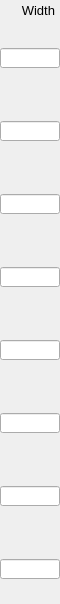
    <widget class="PyDMFrame" name="composite_3">
      <property name="geometry">
        <rect>
          <x>790</x>
          <y>61</y>
          <width>60</width>
          <height>604</height>
        </rect>
      </property>
      <widget class="QLabel" name="text_21">
        <property name="geometry">
          <rect>
            <x>5</x>
            <y>0</y>
            <width>50</width>
            <height>20</height>
          </rect>
        </property>
        <property name="text">
          <string>Width</string>
        </property>
        <property name="font" stdset="0">
          <font>
            <pointsize>10</pointsize>
          </font>
        </property>
        <property name="brush" stdset="0">
          <brush brushstyle="SolidPattern">
            <color alpha="255">
              <red>0</red>
              <green>0</green>
              <blue>0</blue>
            </color>
          </brush>
        </property>
        <property name="toolTip">
          <string>text_21</string>
        </property>
        <property name="alignment">
          <set>Qt::AlignRight|Qt::AlignTrailing|Qt::AlignVCenter</set>
        </property>
        <property name="styleSheet">
          <string notr="true">QLabel#text_21 {
  color: rgb(0, 0, 0);
  }</string>
        </property>
      </widget>
      <widget class="PyDMSlider" name="valuator_24">
        <property name="geometry">
          <rect>
            <x>0</x>
            <y>73</y>
            <width>60</width>
            <height>20</height>
          </rect>
        </property>
        <property name="channel" stdset="0">
          <string>ca://${P}${O1}WidthX</string>
        </property>
        <property name="toolTip">
          <string>${P}${O1}WidthX</string>
        </property>
        <property name="orientation" stdset="0">
          <string>Qt::Horizontal</string>
        </property>
        <property name="showLimitLabels" stdset="0">
          <bool>true</bool>
        </property>
        <property name="showValueLabel" stdset="0">
          <bool>false</bool>
        </property>
        <property name="showUnits" stdset="0">
          <bool>false</bool>
        </property>
        <property name="tickPosition" stdset="0">
          <enum>QSlider::NoTicks</enum>
        </property>
        <property name="precision" stdset="0">
          <number>1</number>
        </property>
        <property name="styleSheet">
          <string notr="true">PyDMSlider#valuator_24 {
  color: rgb(0, 0, 0);
  background-color: rgb(115, 223, 255);
  }</string>
        </property>
      </widget>
      <widget class="PyDMLineEdit" name="text_entry_56">
        <property name="geometry">
          <rect>
            <x>0</x>
            <y>48</y>
            <width>60</width>
            <height>20</height>
          </rect>
        </property>
        <property name="channel" stdset="0">
          <string>ca://${P}${O1}WidthX</string>
        </property>
        <property name="toolTip">
          <string>${P}${O1}WidthX</string>
        </property>
        <property name="font" stdset="0">
          <font>
            <pointsize>10</pointsize>
          </font>
        </property>
        <property name="styleSheet">
          <string notr="true">PyDMLineEdit#text_entry_56 {
  color: rgb(0, 0, 0);
  background-color: rgb(115, 223, 255);
  border: 1px solid black;
  margin: 0px;
  padding: 0px;
  spacing: 0px;
  }</string>
        </property>
      </widget>
      <widget class="PyDMLabel" name="text_update_80">
        <property name="geometry">
          <rect>
            <x>0</x>
            <y>25</y>
            <width>60</width>
            <height>18</height>
          </rect>
        </property>
        <property name="toolTip">
          <string>PV: ${P}${O1}WidthX_RBV</string>
        </property>
        <property name="channel" stdset="0">
          <string>ca://${P}${O1}WidthX_RBV</string>
        </property>
        <property name="font" stdset="0">
          <font>
            <pointsize>10</pointsize>
          </font>
        </property>
        <property name="alignment">
          <set>Qt::AlignCenter</set>
        </property>
        <property name="textInteractionFlags">
          <set>Qt::TextSelectableByKeyboard|Qt::TextSelectableByMouse</set>
        </property>
        <property name="styleSheet">
          <string notr="true">PyDMLabel#text_update_80 {
  color: rgb(10, 0, 184);
  background-color: rgb(187, 187, 187);
  }</string>
        </property>
      </widget>
      <widget class="PyDMSlider" name="valuator_25">
        <property name="geometry">
          <rect>
            <x>0</x>
            <y>146</y>
            <width>60</width>
            <height>20</height>
          </rect>
        </property>
        <property name="channel" stdset="0">
          <string>ca://${P}${O2}WidthX</string>
        </property>
        <property name="toolTip">
          <string>${P}${O2}WidthX</string>
        </property>
        <property name="orientation" stdset="0">
          <string>Qt::Horizontal</string>
        </property>
        <property name="showLimitLabels" stdset="0">
          <bool>true</bool>
        </property>
        <property name="showValueLabel" stdset="0">
          <bool>false</bool>
        </property>
        <property name="showUnits" stdset="0">
          <bool>false</bool>
        </property>
        <property name="tickPosition" stdset="0">
          <enum>QSlider::NoTicks</enum>
        </property>
        <property name="precision" stdset="0">
          <number>1</number>
        </property>
        <property name="styleSheet">
          <string notr="true">PyDMSlider#valuator_25 {
  color: rgb(0, 0, 0);
  background-color: rgb(115, 223, 255);
  }</string>
        </property>
      </widget>
      <widget class="PyDMLineEdit" name="text_entry_57">
        <property name="geometry">
          <rect>
            <x>0</x>
            <y>121</y>
            <width>60</width>
            <height>20</height>
          </rect>
        </property>
        <property name="channel" stdset="0">
          <string>ca://${P}${O2}WidthX</string>
        </property>
        <property name="toolTip">
          <string>${P}${O2}WidthX</string>
        </property>
        <property name="font" stdset="0">
          <font>
            <pointsize>10</pointsize>
          </font>
        </property>
        <property name="styleSheet">
          <string notr="true">PyDMLineEdit#text_entry_57 {
  color: rgb(0, 0, 0);
  background-color: rgb(115, 223, 255);
  border: 1px solid black;
  margin: 0px;
  padding: 0px;
  spacing: 0px;
  }</string>
        </property>
      </widget>
      <widget class="PyDMLabel" name="text_update_81">
        <property name="geometry">
          <rect>
            <x>0</x>
            <y>98</y>
            <width>60</width>
            <height>18</height>
          </rect>
        </property>
        <property name="toolTip">
          <string>PV: ${P}${O2}WidthX_RBV</string>
        </property>
        <property name="channel" stdset="0">
          <string>ca://${P}${O2}WidthX_RBV</string>
        </property>
        <property name="font" stdset="0">
          <font>
            <pointsize>10</pointsize>
          </font>
        </property>
        <property name="alignment">
          <set>Qt::AlignCenter</set>
        </property>
        <property name="textInteractionFlags">
          <set>Qt::TextSelectableByKeyboard|Qt::TextSelectableByMouse</set>
        </property>
        <property name="styleSheet">
          <string notr="true">PyDMLabel#text_update_81 {
  color: rgb(10, 0, 184);
  background-color: rgb(187, 187, 187);
  }</string>
        </property>
      </widget>
      <widget class="PyDMSlider" name="valuator_26">
        <property name="geometry">
          <rect>
            <x>0</x>
            <y>219</y>
            <width>60</width>
            <height>20</height>
          </rect>
        </property>
        <property name="channel" stdset="0">
          <string>ca://${P}${O3}WidthX</string>
        </property>
        <property name="toolTip">
          <string>${P}${O3}WidthX</string>
        </property>
        <property name="orientation" stdset="0">
          <string>Qt::Horizontal</string>
        </property>
        <property name="showLimitLabels" stdset="0">
          <bool>true</bool>
        </property>
        <property name="showValueLabel" stdset="0">
          <bool>false</bool>
        </property>
        <property name="showUnits" stdset="0">
          <bool>false</bool>
        </property>
        <property name="tickPosition" stdset="0">
          <enum>QSlider::NoTicks</enum>
        </property>
        <property name="precision" stdset="0">
          <number>1</number>
        </property>
        <property name="styleSheet">
          <string notr="true">PyDMSlider#valuator_26 {
  color: rgb(0, 0, 0);
  background-color: rgb(115, 223, 255);
  }</string>
        </property>
      </widget>
      <widget class="PyDMLineEdit" name="text_entry_58">
        <property name="geometry">
          <rect>
            <x>0</x>
            <y>194</y>
            <width>60</width>
            <height>20</height>
          </rect>
        </property>
        <property name="channel" stdset="0">
          <string>ca://${P}${O3}WidthX</string>
        </property>
        <property name="toolTip">
          <string>${P}${O3}WidthX</string>
        </property>
        <property name="font" stdset="0">
          <font>
            <pointsize>10</pointsize>
          </font>
        </property>
        <property name="styleSheet">
          <string notr="true">PyDMLineEdit#text_entry_58 {
  color: rgb(0, 0, 0);
  background-color: rgb(115, 223, 255);
  border: 1px solid black;
  margin: 0px;
  padding: 0px;
  spacing: 0px;
  }</string>
        </property>
      </widget>
      <widget class="PyDMLabel" name="text_update_82">
        <property name="geometry">
          <rect>
            <x>0</x>
            <y>171</y>
            <width>60</width>
            <height>18</height>
          </rect>
        </property>
        <property name="toolTip">
          <string>PV: ${P}${O3}WidthX_RBV</string>
        </property>
        <property name="channel" stdset="0">
          <string>ca://${P}${O3}WidthX_RBV</string>
        </property>
        <property name="font" stdset="0">
          <font>
            <pointsize>10</pointsize>
          </font>
        </property>
        <property name="alignment">
          <set>Qt::AlignCenter</set>
        </property>
        <property name="textInteractionFlags">
          <set>Qt::TextSelectableByKeyboard|Qt::TextSelectableByMouse</set>
        </property>
        <property name="styleSheet">
          <string notr="true">PyDMLabel#text_update_82 {
  color: rgb(10, 0, 184);
  background-color: rgb(187, 187, 187);
  }</string>
        </property>
      </widget>
      <widget class="PyDMSlider" name="valuator_27">
        <property name="geometry">
          <rect>
            <x>0</x>
            <y>292</y>
            <width>60</width>
            <height>20</height>
          </rect>
        </property>
        <property name="channel" stdset="0">
          <string>ca://${P}${O4}WidthX</string>
        </property>
        <property name="toolTip">
          <string>${P}${O4}WidthX</string>
        </property>
        <property name="orientation" stdset="0">
          <string>Qt::Horizontal</string>
        </property>
        <property name="showLimitLabels" stdset="0">
          <bool>true</bool>
        </property>
        <property name="showValueLabel" stdset="0">
          <bool>false</bool>
        </property>
        <property name="showUnits" stdset="0">
          <bool>false</bool>
        </property>
        <property name="tickPosition" stdset="0">
          <enum>QSlider::NoTicks</enum>
        </property>
        <property name="precision" stdset="0">
          <number>1</number>
        </property>
        <property name="styleSheet">
          <string notr="true">PyDMSlider#valuator_27 {
  color: rgb(0, 0, 0);
  background-color: rgb(115, 223, 255);
  }</string>
        </property>
      </widget>
      <widget class="PyDMLineEdit" name="text_entry_59">
        <property name="geometry">
          <rect>
            <x>0</x>
            <y>267</y>
            <width>60</width>
            <height>20</height>
          </rect>
        </property>
        <property name="channel" stdset="0">
          <string>ca://${P}${O4}WidthX</string>
        </property>
        <property name="toolTip">
          <string>${P}${O4}WidthX</string>
        </property>
        <property name="font" stdset="0">
          <font>
            <pointsize>10</pointsize>
          </font>
        </property>
        <property name="styleSheet">
          <string notr="true">PyDMLineEdit#text_entry_59 {
  color: rgb(0, 0, 0);
  background-color: rgb(115, 223, 255);
  border: 1px solid black;
  margin: 0px;
  padding: 0px;
  spacing: 0px;
  }</string>
        </property>
      </widget>
      <widget class="PyDMLabel" name="text_update_83">
        <property name="geometry">
          <rect>
            <x>0</x>
            <y>244</y>
            <width>60</width>
            <height>18</height>
          </rect>
        </property>
        <property name="toolTip">
          <string>PV: ${P}${O4}WidthX_RBV</string>
        </property>
        <property name="channel" stdset="0">
          <string>ca://${P}${O4}WidthX_RBV</string>
        </property>
        <property name="font" stdset="0">
          <font>
            <pointsize>10</pointsize>
          </font>
        </property>
        <property name="alignment">
          <set>Qt::AlignCenter</set>
        </property>
        <property name="textInteractionFlags">
          <set>Qt::TextSelectableByKeyboard|Qt::TextSelectableByMouse</set>
        </property>
        <property name="styleSheet">
          <string notr="true">PyDMLabel#text_update_83 {
  color: rgb(10, 0, 184);
  background-color: rgb(187, 187, 187);
  }</string>
        </property>
      </widget>
      <widget class="PyDMSlider" name="valuator_28">
        <property name="geometry">
          <rect>
            <x>0</x>
            <y>365</y>
            <width>60</width>
            <height>20</height>
          </rect>
        </property>
        <property name="channel" stdset="0">
          <string>ca://${P}${O5}WidthX</string>
        </property>
        <property name="toolTip">
          <string>${P}${O5}WidthX</string>
        </property>
        <property name="orientation" stdset="0">
          <string>Qt::Horizontal</string>
        </property>
        <property name="showLimitLabels" stdset="0">
          <bool>true</bool>
        </property>
        <property name="showValueLabel" stdset="0">
          <bool>false</bool>
        </property>
        <property name="showUnits" stdset="0">
          <bool>false</bool>
        </property>
        <property name="tickPosition" stdset="0">
          <enum>QSlider::NoTicks</enum>
        </property>
        <property name="precision" stdset="0">
          <number>1</number>
        </property>
        <property name="styleSheet">
          <string notr="true">PyDMSlider#valuator_28 {
  color: rgb(0, 0, 0);
  background-color: rgb(115, 223, 255);
  }</string>
        </property>
      </widget>
      <widget class="PyDMLineEdit" name="text_entry_60">
        <property name="geometry">
          <rect>
            <x>0</x>
            <y>340</y>
            <width>60</width>
            <height>20</height>
          </rect>
        </property>
        <property name="channel" stdset="0">
          <string>ca://${P}${O5}WidthX</string>
        </property>
        <property name="toolTip">
          <string>${P}${O5}WidthX</string>
        </property>
        <property name="font" stdset="0">
          <font>
            <pointsize>10</pointsize>
          </font>
        </property>
        <property name="styleSheet">
          <string notr="true">PyDMLineEdit#text_entry_60 {
  color: rgb(0, 0, 0);
  background-color: rgb(115, 223, 255);
  border: 1px solid black;
  margin: 0px;
  padding: 0px;
  spacing: 0px;
  }</string>
        </property>
      </widget>
      <widget class="PyDMLabel" name="text_update_84">
        <property name="geometry">
          <rect>
            <x>0</x>
            <y>317</y>
            <width>60</width>
            <height>18</height>
          </rect>
        </property>
        <property name="toolTip">
          <string>PV: ${P}${O5}WidthX_RBV</string>
        </property>
        <property name="channel" stdset="0">
          <string>ca://${P}${O5}WidthX_RBV</string>
        </property>
        <property name="font" stdset="0">
          <font>
            <pointsize>10</pointsize>
          </font>
        </property>
        <property name="alignment">
          <set>Qt::AlignCenter</set>
        </property>
        <property name="textInteractionFlags">
          <set>Qt::TextSelectableByKeyboard|Qt::TextSelectableByMouse</set>
        </property>
        <property name="styleSheet">
          <string notr="true">PyDMLabel#text_update_84 {
  color: rgb(10, 0, 184);
  background-color: rgb(187, 187, 187);
  }</string>
        </property>
      </widget>
      <widget class="PyDMSlider" name="valuator_29">
        <property name="geometry">
          <rect>
            <x>0</x>
            <y>438</y>
            <width>60</width>
            <height>20</height>
          </rect>
        </property>
        <property name="channel" stdset="0">
          <string>ca://${P}${O6}WidthX</string>
        </property>
        <property name="toolTip">
          <string>${P}${O6}WidthX</string>
        </property>
        <property name="orientation" stdset="0">
          <string>Qt::Horizontal</string>
        </property>
        <property name="showLimitLabels" stdset="0">
          <bool>true</bool>
        </property>
        <property name="showValueLabel" stdset="0">
          <bool>false</bool>
        </property>
        <property name="showUnits" stdset="0">
          <bool>false</bool>
        </property>
        <property name="tickPosition" stdset="0">
          <enum>QSlider::NoTicks</enum>
        </property>
        <property name="precision" stdset="0">
          <number>1</number>
        </property>
        <property name="styleSheet">
          <string notr="true">PyDMSlider#valuator_29 {
  color: rgb(0, 0, 0);
  background-color: rgb(115, 223, 255);
  }</string>
        </property>
      </widget>
      <widget class="PyDMLineEdit" name="text_entry_61">
        <property name="geometry">
          <rect>
            <x>0</x>
            <y>413</y>
            <width>60</width>
            <height>20</height>
          </rect>
        </property>
        <property name="channel" stdset="0">
          <string>ca://${P}${O6}WidthX</string>
        </property>
        <property name="toolTip">
          <string>${P}${O6}WidthX</string>
        </property>
        <property name="font" stdset="0">
          <font>
            <pointsize>10</pointsize>
          </font>
        </property>
        <property name="styleSheet">
          <string notr="true">PyDMLineEdit#text_entry_61 {
  color: rgb(0, 0, 0);
  background-color: rgb(115, 223, 255);
  border: 1px solid black;
  margin: 0px;
  padding: 0px;
  spacing: 0px;
  }</string>
        </property>
      </widget>
      <widget class="PyDMLabel" name="text_update_85">
        <property name="geometry">
          <rect>
            <x>0</x>
            <y>390</y>
            <width>60</width>
            <height>18</height>
          </rect>
        </property>
        <property name="toolTip">
          <string>PV: ${P}${O6}WidthX_RBV</string>
        </property>
        <property name="channel" stdset="0">
          <string>ca://${P}${O6}WidthX_RBV</string>
        </property>
        <property name="font" stdset="0">
          <font>
            <pointsize>10</pointsize>
          </font>
        </property>
        <property name="alignment">
          <set>Qt::AlignCenter</set>
        </property>
        <property name="textInteractionFlags">
          <set>Qt::TextSelectableByKeyboard|Qt::TextSelectableByMouse</set>
        </property>
        <property name="styleSheet">
          <string notr="true">PyDMLabel#text_update_85 {
  color: rgb(10, 0, 184);
  background-color: rgb(187, 187, 187);
  }</string>
        </property>
      </widget>
      <widget class="PyDMSlider" name="valuator_30">
        <property name="geometry">
          <rect>
            <x>0</x>
            <y>511</y>
            <width>60</width>
            <height>20</height>
          </rect>
        </property>
        <property name="channel" stdset="0">
          <string>ca://${P}${O7}WidthX</string>
        </property>
        <property name="toolTip">
          <string>${P}${O7}WidthX</string>
        </property>
        <property name="orientation" stdset="0">
          <string>Qt::Horizontal</string>
        </property>
        <property name="showLimitLabels" stdset="0">
          <bool>true</bool>
        </property>
        <property name="showValueLabel" stdset="0">
          <bool>false</bool>
        </property>
        <property name="showUnits" stdset="0">
          <bool>false</bool>
        </property>
        <property name="tickPosition" stdset="0">
          <enum>QSlider::NoTicks</enum>
        </property>
        <property name="precision" stdset="0">
          <number>1</number>
        </property>
        <property name="styleSheet">
          <string notr="true">PyDMSlider#valuator_30 {
  color: rgb(0, 0, 0);
  background-color: rgb(115, 223, 255);
  }</string>
        </property>
      </widget>
      <widget class="PyDMLineEdit" name="text_entry_62">
        <property name="geometry">
          <rect>
            <x>0</x>
            <y>486</y>
            <width>60</width>
            <height>20</height>
          </rect>
        </property>
        <property name="channel" stdset="0">
          <string>ca://${P}${O7}WidthX</string>
        </property>
        <property name="toolTip">
          <string>${P}${O7}WidthX</string>
        </property>
        <property name="font" stdset="0">
          <font>
            <pointsize>10</pointsize>
          </font>
        </property>
        <property name="styleSheet">
          <string notr="true">PyDMLineEdit#text_entry_62 {
  color: rgb(0, 0, 0);
  background-color: rgb(115, 223, 255);
  border: 1px solid black;
  margin: 0px;
  padding: 0px;
  spacing: 0px;
  }</string>
        </property>
      </widget>
      <widget class="PyDMLabel" name="text_update_86">
        <property name="geometry">
          <rect>
            <x>0</x>
            <y>463</y>
            <width>60</width>
            <height>18</height>
          </rect>
        </property>
        <property name="toolTip">
          <string>PV: ${P}${O7}WidthX_RBV</string>
        </property>
        <property name="channel" stdset="0">
          <string>ca://${P}${O7}WidthX_RBV</string>
        </property>
        <property name="font" stdset="0">
          <font>
            <pointsize>10</pointsize>
          </font>
        </property>
        <property name="alignment">
          <set>Qt::AlignCenter</set>
        </property>
        <property name="textInteractionFlags">
          <set>Qt::TextSelectableByKeyboard|Qt::TextSelectableByMouse</set>
        </property>
        <property name="styleSheet">
          <string notr="true">PyDMLabel#text_update_86 {
  color: rgb(10, 0, 184);
  background-color: rgb(187, 187, 187);
  }</string>
        </property>
      </widget>
      <widget class="PyDMSlider" name="valuator_31">
        <property name="geometry">
          <rect>
            <x>0</x>
            <y>584</y>
            <width>60</width>
            <height>20</height>
          </rect>
        </property>
        <property name="channel" stdset="0">
          <string>ca://${P}${O8}WidthX</string>
        </property>
        <property name="toolTip">
          <string>${P}${O8}WidthX</string>
        </property>
        <property name="orientation" stdset="0">
          <string>Qt::Horizontal</string>
        </property>
        <property name="showLimitLabels" stdset="0">
          <bool>true</bool>
        </property>
        <property name="showValueLabel" stdset="0">
          <bool>false</bool>
        </property>
        <property name="showUnits" stdset="0">
          <bool>false</bool>
        </property>
        <property name="tickPosition" stdset="0">
          <enum>QSlider::NoTicks</enum>
        </property>
        <property name="precision" stdset="0">
          <number>1</number>
        </property>
        <property name="styleSheet">
          <string notr="true">PyDMSlider#valuator_31 {
  color: rgb(0, 0, 0);
  background-color: rgb(115, 223, 255);
  }</string>
        </property>
      </widget>
      <widget class="PyDMLineEdit" name="text_entry_63">
        <property name="geometry">
          <rect>
            <x>0</x>
            <y>559</y>
            <width>60</width>
            <height>20</height>
          </rect>
        </property>
        <property name="channel" stdset="0">
          <string>ca://${P}${O8}WidthX</string>
        </property>
        <property name="toolTip">
          <string>${P}${O8}WidthX</string>
        </property>
        <property name="font" stdset="0">
          <font>
            <pointsize>10</pointsize>
          </font>
        </property>
        <property name="styleSheet">
          <string notr="true">PyDMLineEdit#text_entry_63 {
  color: rgb(0, 0, 0);
  background-color: rgb(115, 223, 255);
  border: 1px solid black;
  margin: 0px;
  padding: 0px;
  spacing: 0px;
  }</string>
        </property>
      </widget>
      <widget class="PyDMLabel" name="text_update_87">
        <property name="geometry">
          <rect>
            <x>0</x>
            <y>536</y>
            <width>60</width>
            <height>18</height>
          </rect>
        </property>
        <property name="toolTip">
          <string>PV: ${P}${O8}WidthX_RBV</string>
        </property>
        <property name="channel" stdset="0">
          <string>ca://${P}${O8}WidthX_RBV</string>
        </property>
        <property name="font" stdset="0">
          <font>
            <pointsize>10</pointsize>
          </font>
        </property>
        <property name="alignment">
          <set>Qt::AlignCenter</set>
        </property>
        <property name="textInteractionFlags">
          <set>Qt::TextSelectableByKeyboard|Qt::TextSelectableByMouse</set>
        </property>
        <property name="styleSheet">
          <string notr="true">PyDMLabel#text_update_87 {
  color: rgb(10, 0, 184);
  background-color: rgb(187, 187, 187);
  }</string>
        </property>
      </widget>
    </widget>
